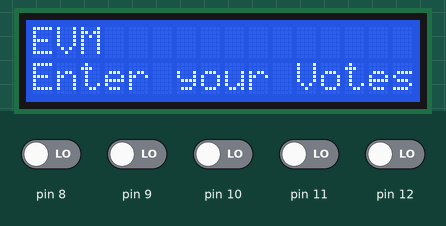
Simulated run of this sketch. Board: Arduino Uno, built with avr-gcc and run on an emulated ATmega328P. Parts: 16×2 character LCD. Inputs (shaded band) come from the test bench; at power-on: pin 8–12 LOW.

Above: at 0.1 s.
2.3 s: pin 8 driven HIGH
At 2.6 s:
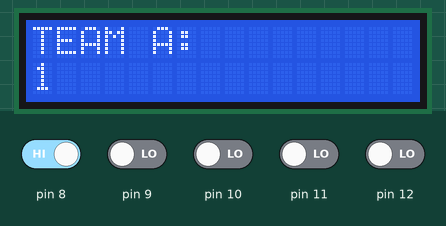
4.6 s: pin 8 driven LOW and pin 12 driven HIGH
At 5.3 s:
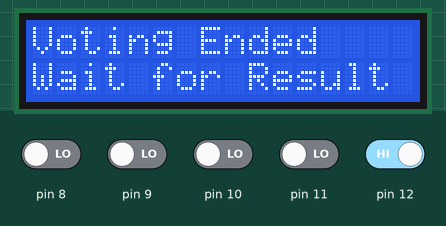
At 11.0 s:
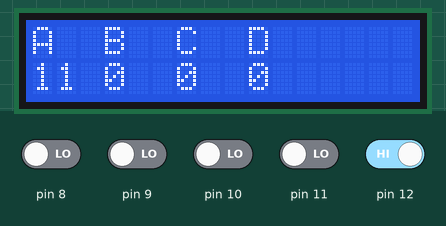
Timing chart, 0 to 12.5 s (numbered marks = the images above; inputs shaded):
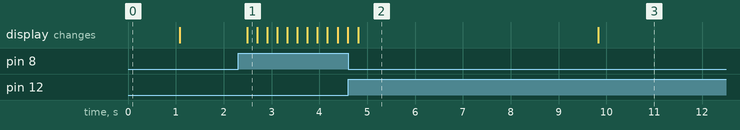

The sketch:

evm.ino
```cpp
#include <LiquidCrystal_I2C.h>


LiquidCrystal_I2C lcd(0x27,16,2);

int count8 = 0;
int count9 = 0;
int count10 = 0;
int count11 = 0;

void setup()
{
  pinMode(8, INPUT);
  pinMode(9, INPUT);
  pinMode(10, INPUT);
  pinMode(11, INPUT);
  pinMode(12, INPUT);

  lcd.init();
  lcd.backlight();
  lcd.setCursor(0,0);
  lcd.print("EVM");
  lcd.setCursor(0,1);
  lcd.print("Enter your Votes");
  delay(1000);
  lcd.clear();

}

void loop()
{
  int pin8 = digitalRead(8);
  int pin9 = digitalRead(9);
  int pin10 = digitalRead(10);
  int pin11= digitalRead(11);
  int pin12= digitalRead(12);

  if(pin8==HIGH){
    count8++;

    lcd.setCursor(0,0);
    lcd.print("TEAM A:");
    lcd.setCursor(0,1);
    lcd.print(count8);


  }
  else if(pin9==HIGH){
    count9++;
    lcd.setCursor(0,0);
    lcd.print("TEAM B:");
    lcd.setCursor(0,1);
    lcd.print(count9);
  }
  else if(pin10==HIGH){
    count10++;
    lcd.setCursor(0,0);
    lcd.print("TEAM C:");
    lcd.setCursor(0,1);
    lcd.print(count10);
  }
  else if(pin11==HIGH){
    count11++;
    lcd.setCursor(0,0);
    lcd.print("TEAM D:");
    lcd.setCursor(0,1);
    lcd.print(count11);
  }
  else if(pin12==HIGH){
    lcd.setCursor(0,0);
    lcd.print("Voting Ended");
    lcd.setCursor(0,1);
    lcd.print("Wait for Result");
    delay(5000);
    lcd.clear();
    lcd.setCursor(0,0);
    lcd.print("A");
    lcd.setCursor(0,1);
    lcd.print(count8);
    lcd.setCursor(3,0);
    lcd.print("B");
    lcd.setCursor(3,1);
    lcd.print(count9);
    lcd.setCursor(6,0);
    lcd.print("C");
    lcd.setCursor(6,1);
    lcd.print(count10);
    lcd.setCursor(9,0);
    lcd.print("D");
    lcd.setCursor(9,1);
    lcd.print(count11);
    delay(5000);
    lcd.clear();
    if(count8>count9 && count8>count10 && count8>count11){
    	lcd.setCursor(0,0);
    	lcd.print("Team A WINS");
    	lcd.setCursor(0,1);
    	lcd.print("With ");
    	lcd.print(count8);
    	lcd.print(" Votes");
	}
    else if(count9>count10 && count9>count8 && count9>count11){
    	lcd.setCursor(0,0);
    	lcd.print("Team B WINS");
    	lcd.setCursor(0,1);
    	lcd.print("With ");
    	lcd.print(count9);
    	lcd.print(" Votes");
	}
    else if(count10>count9 && count10>count11 && count10>count8){
    	lcd.setCursor(0,0);
    	lcd.print("Team C WINS");
    	lcd.setCursor(0,1);
    	lcd.print("With ");
    	lcd.print(count10);
    	lcd.print(" Votes");
	}
    else if(count11>count10 && count11>count9 && count11>count8){
    	lcd.setCursor(0,0);
    	lcd.print("Team D WINS");
    	lcd.setCursor(0,1);
    	lcd.print("With ");
    	lcd.print(count9);
    	lcd.print(" Votes");
	}
    else{
      lcd.setCursor(0,0);
      lcd.print("NO RESULT");
    }

  }
 delay(200);
}
```

Measured:
- after the input at 2.3 s, the display: changes after 0.20 s (image 1)
- after the input at 4.6 s, the display: changes after 0.22 s (image 2)
- what the display in image 2 shows lasts 5.0 s, from 4.8 s to 9.8 s
